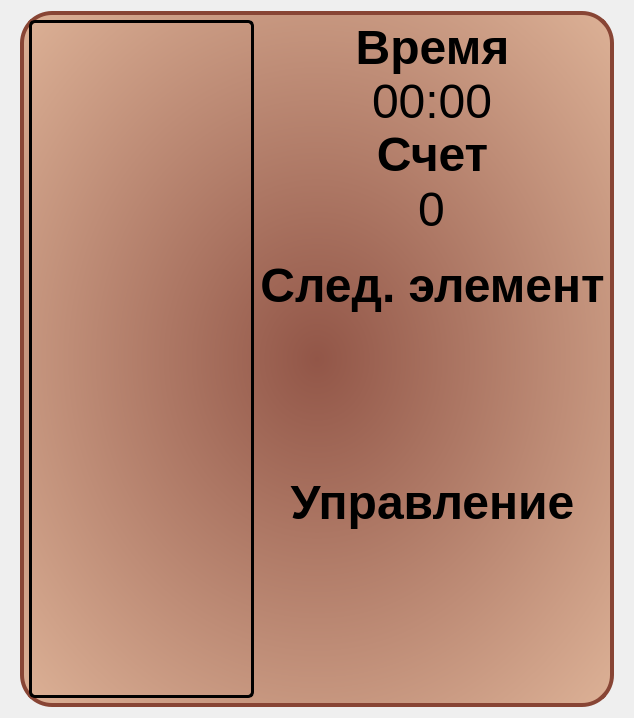
<?xml version="1.0" encoding="UTF-8"?>
<ui version="4.0">
 <class>PlayingField</class>
 <widget class="QWidget" name="PlayingField">
  <property name="geometry">
   <rect>
    <x>0</x>
    <y>0</y>
    <width>634</width>
    <height>718</height>
   </rect>
  </property>
  <property name="windowTitle">
   <string>Tetris</string>
  </property>
  <property name="styleSheet">
   <string notr="true"/>
  </property>
  <layout class="QGridLayout" name="gridMain">
   <item row="0" column="0">
    <spacer name="hSpacer1">
     <property name="orientation">
      <enum>Qt::Horizontal</enum>
     </property>
     <property name="sizeType">
      <enum>QSizePolicy::Preferred</enum>
     </property>
     <property name="sizeHint" stdset="0">
      <size>
       <width>40</width>
       <height>20</height>
      </size>
     </property>
    </spacer>
   </item>
   <item row="0" column="1">
    <widget class="QWidget" name="cWidget" native="true">
     <property name="maximumSize">
      <size>
       <width>16777215</width>
       <height>16777215</height>
      </size>
     </property>
     <property name="styleSheet">
      <string notr="true">QWidget {
	border: 4px solid #884535;
	border-radius: 32px;
	background: qradialgradient(cx:0.5, cy:0.5, radius: 1, fx:0.5, fy:0.5, stop:0 rgba(136,69,53,0.9) stop:1 rgba(253,213,177,0.9));
}

QLabel
{
	background: none;
	border: none;
}</string>
     </property>
     <layout class="QGridLayout" name="gridCentral">
      <item row="8" column="3">
       <layout class="QVBoxLayout" name="verticalLayout">
        <property name="sizeConstraint">
         <enum>QLayout::SetDefaultConstraint</enum>
        </property>
        <property name="rightMargin">
         <number>0</number>
        </property>
        <item>
         <layout class="QHBoxLayout" name="horizontalLayout_2">
          <item>
           <widget class="QPushButton" name="phbPauseAndPlay">
            <property name="sizePolicy">
             <sizepolicy hsizetype="Minimum" vsizetype="Fixed">
              <horstretch>0</horstretch>
              <verstretch>0</verstretch>
             </sizepolicy>
            </property>
            <property name="minimumSize">
             <size>
              <width>60</width>
              <height>60</height>
             </size>
            </property>
            <property name="maximumSize">
             <size>
              <width>60</width>
              <height>60</height>
             </size>
            </property>
            <property name="layoutDirection">
             <enum>Qt::LeftToRight</enum>
            </property>
            <property name="styleSheet">
             <string notr="true">QPushButton{
	background: rgba(0,0,0,0);
	background-image: url(:/img/game/phbPause.png);
	border:2px solid rgba(0,0,0,0);
}
QPushButton:hover{
	background: rgba(0,0,0,0);
	background-image: url(:/img/game/phbPause.png);
	border:2px solid #000000; 
	border-radius: 16px;
}</string>
            </property>
            <property name="text">
             <string/>
            </property>
           </widget>
          </item>
         </layout>
        </item>
        <item>
         <layout class="QHBoxLayout" name="horizontalLayout">
          <item>
           <widget class="QPushButton" name="phbReset">
            <property name="minimumSize">
             <size>
              <width>60</width>
              <height>60</height>
             </size>
            </property>
            <property name="maximumSize">
             <size>
              <width>60</width>
              <height>60</height>
             </size>
            </property>
            <property name="styleSheet">
             <string notr="true">QPushButton{
	background: rgba(0,0,0,0);
	background-image: url(:/img/game/phbReset.png);
	border:2px solid rgba(0,0,0,0);
}
QPushButton:hover{
	background: rgba(0,0,0,0);
	background-image: url(:/img/game/phbReset.png);
	border:2px solid #000000; 
	border-radius: 16px;
}
</string>
            </property>
            <property name="text">
             <string/>
            </property>
           </widget>
          </item>
          <item>
           <widget class="QPushButton" name="phbHome">
            <property name="minimumSize">
             <size>
              <width>60</width>
              <height>60</height>
             </size>
            </property>
            <property name="maximumSize">
             <size>
              <width>60</width>
              <height>60</height>
             </size>
            </property>
            <property name="styleSheet">
             <string notr="true">QPushButton{
	background: rgba(0,0,0,0);
	background-image: url(:/img/game/phbHome.png);
	border:2px solid rgba(0,0,0,0);
}
QPushButton:hover{
	background: rgba(0,0,0,0);
	background-image: url(:/img/game/phbHome.png);
	border:2px solid #000000; 
	border-radius: 8px;
}
</string>
            </property>
            <property name="text">
             <string/>
            </property>
           </widget>
          </item>
         </layout>
        </item>
       </layout>
      </item>
      <item row="5" column="3">
       <widget class="QLabel" name="labelNext">
        <property name="font">
         <font>
          <pointsize>36</pointsize>
          <italic>false</italic>
          <bold>true</bold>
         </font>
        </property>
        <property name="styleSheet">
         <string notr="true">QLabel{
	color: black;
}</string>
        </property>
        <property name="text">
         <string>След. элемент</string>
        </property>
        <property name="alignment">
         <set>Qt::AlignCenter</set>
        </property>
       </widget>
      </item>
      <item row="1" column="3">
       <widget class="QTimeEdit" name="timeEdit">
        <property name="minimumSize">
         <size>
          <width>0</width>
          <height>40</height>
         </size>
        </property>
        <property name="font">
         <font>
          <pointsize>36</pointsize>
         </font>
        </property>
        <property name="focusPolicy">
         <enum>Qt::NoFocus</enum>
        </property>
        <property name="styleSheet">
         <string notr="true">QTimeEdit{
	color: black;
	border: none;
	background: rgba(0,0,0,0);
}</string>
        </property>
        <property name="alignment">
         <set>Qt::AlignCenter</set>
        </property>
        <property name="readOnly">
         <bool>true</bool>
        </property>
        <property name="buttonSymbols">
         <enum>QAbstractSpinBox::NoButtons</enum>
        </property>
        <property name="displayFormat">
         <string>mm:ss</string>
        </property>
       </widget>
      </item>
      <item row="0" column="3">
       <widget class="QLabel" name="labelTime">
        <property name="font">
         <font>
          <pointsize>36</pointsize>
          <italic>false</italic>
          <bold>true</bold>
         </font>
        </property>
        <property name="styleSheet">
         <string notr="true">QLabel{
	color: black;
}</string>
        </property>
        <property name="text">
         <string>Время</string>
        </property>
        <property name="alignment">
         <set>Qt::AlignCenter</set>
        </property>
       </widget>
      </item>
      <item row="6" column="3">
       <widget class="WidgetNextElem" name="nextElem" native="true">
        <property name="minimumSize">
         <size>
          <width>0</width>
          <height>150</height>
         </size>
        </property>
        <property name="styleSheet">
         <string notr="true">QWidget{
	color: black;
	border: none;
	background: rgba(0,0,0,0);
}</string>
        </property>
       </widget>
      </item>
      <item row="2" column="3">
       <widget class="QLabel" name="labelScore">
        <property name="font">
         <font>
          <pointsize>36</pointsize>
          <italic>false</italic>
          <bold>true</bold>
         </font>
        </property>
        <property name="styleSheet">
         <string notr="true">QLabel{
	color: black;
}</string>
        </property>
        <property name="text">
         <string>Счет</string>
        </property>
        <property name="alignment">
         <set>Qt::AlignCenter</set>
        </property>
       </widget>
      </item>
      <item row="7" column="3">
       <widget class="QLabel" name="labelControl">
        <property name="font">
         <font>
          <pointsize>36</pointsize>
          <italic>false</italic>
          <bold>true</bold>
         </font>
        </property>
        <property name="styleSheet">
         <string notr="true">QLabel{
	color: black;
}</string>
        </property>
        <property name="text">
         <string>Управление</string>
        </property>
        <property name="alignment">
         <set>Qt::AlignCenter</set>
        </property>
       </widget>
      </item>
      <item row="0" column="0" rowspan="15" colspan="3">
       <widget class="QGraphicsView" name="graphicsView">
        <property name="minimumSize">
         <size>
          <width>0</width>
          <height>0</height>
         </size>
        </property>
        <property name="maximumSize">
         <size>
          <width>16777215</width>
          <height>16777215</height>
         </size>
        </property>
        <property name="styleSheet">
         <string notr="true">QGraphicsView {
	border: 3px solid #000000;
	border-radius: 6px;
	background: rgba(0,0,0,0);
}</string>
        </property>
       </widget>
      </item>
      <item row="3" column="3">
       <widget class="QSpinBox" name="scoreEdit">
        <property name="minimumSize">
         <size>
          <width>0</width>
          <height>40</height>
         </size>
        </property>
        <property name="font">
         <font>
          <pointsize>36</pointsize>
         </font>
        </property>
        <property name="styleSheet">
         <string notr="true">QSpinBox{
	color: black;
	border: none;
	background: rgba(0,0,0,0);
}</string>
        </property>
        <property name="alignment">
         <set>Qt::AlignCenter</set>
        </property>
        <property name="readOnly">
         <bool>true</bool>
        </property>
        <property name="buttonSymbols">
         <enum>QAbstractSpinBox::NoButtons</enum>
        </property>
        <property name="maximum">
         <number>100000</number>
        </property>
       </widget>
      </item>
      <item row="4" column="3">
       <spacer name="vSpacer">
        <property name="orientation">
         <enum>Qt::Vertical</enum>
        </property>
        <property name="sizeHint" stdset="0">
         <size>
          <width>20</width>
          <height>40</height>
         </size>
        </property>
       </spacer>
      </item>
     </layout>
    </widget>
   </item>
   <item row="0" column="2">
    <spacer name="hSpacer2">
     <property name="orientation">
      <enum>Qt::Horizontal</enum>
     </property>
     <property name="sizeType">
      <enum>QSizePolicy::Preferred</enum>
     </property>
     <property name="sizeHint" stdset="0">
      <size>
       <width>40</width>
       <height>20</height>
      </size>
     </property>
    </spacer>
   </item>
  </layout>
 </widget>
 <customwidgets>
  <customwidget>
   <class>WidgetNextElem</class>
   <extends>QWidget</extends>
   <header>game/widgetnextelem.h</header>
   <container>1</container>
  </customwidget>
 </customwidgets>
 <resources/>
 <connections/>
</ui>
